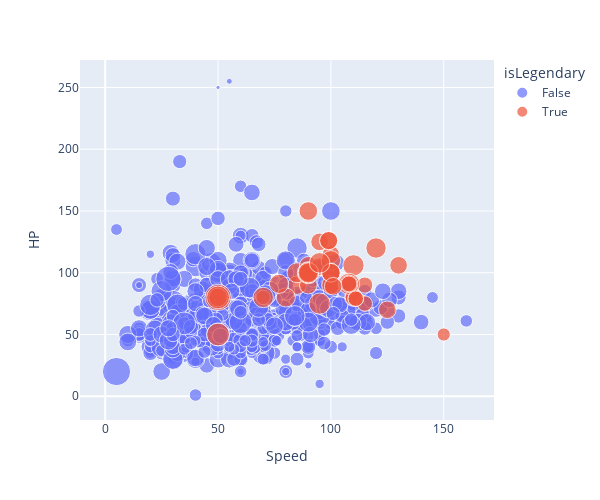

The notebook cell this image was saved under:
### Code cell
px.scatter(df,x='Speed',y='HP',color='isLegendary',height=500,width=600,size='Defense')

### Figure 1 — Plotly figure (JSON) as saved in the notebook; plotly's stock layout.template omitted (floating-point values rounded to 4 significant figures; data arrays with more than 128 entries replaced by an {"elided": "..."} marker saying what was removed)
{"data": [{"hovertemplate": "isLegendary=False<br>Speed=%{x}<br>HP=%{y}<br>Defense=%{marker.size}<extra></extra>", "legendgroup": "False", "marker": {"color": "#636efa", "size": {"elided": "675 int values"}, "sizemode": "area", "sizeref": 0.575, "symbol": "circle"}, "mode": "markers", "name": "False", "orientation": "v", "showlegend": true, "type": "scatter", "x": {"elided": "675 int values"}, "xaxis": "x", "y": {"elided": "675 int values"}, "yaxis": "y"}, {"hovertemplate": "isLegendary=True<br>Speed=%{x}<br>HP=%{y}<br>Defense=%{marker.size}<extra></extra>", "legendgroup": "True", "marker": {"color": "#EF553B", "size": [100, 85, 90, 90, 75, 85, 115, 130, 90, 200, 100, 150, 90, 80, 90, 140, 90, 100, 50, 130, 105, 70, 120, 100, 106, 110, 100, 90, 100, 120, 100, 129, 90, 72, 70, 70, 100, 120, 90, 90, 95, 95, 121, 150, 60, 120], "sizemode": "area", "sizeref": 0.575, "symbol": "circle"}, "mode": "markers", "name": "True", "orientation": "v", "showlegend": true, "type": "scatter", "x": [85, 100, 90, 130, 115, 100, 85, 110, 90, 50, 50, 50, 110, 110, 90, 90, 95, 100, 150, 95, 80, 115, 90, 100, 77, 100, 90, 125, 100, 120, 100, 108, 108, 108, 111, 111, 90, 90, 101, 95, 99, 99, 95, 50, 70, 70], "xaxis": "x", "y": [90, 90, 90, 106, 90, 115, 100, 106, 106, 80, 80, 80, 80, 80, 100, 100, 105, 100, 50, 75, 80, 75, 100, 90, 91, 110, 150, 70, 100, 120, 100, 91, 91, 91, 79, 79, 100, 100, 89, 125, 126, 126, 108, 50, 80, 80], "yaxis": "y"}], "layout": {"height": 500, "legend": {"itemsizing": "constant", "title": {"text": "isLegendary"}, "tracegroupgap": 0}, "margin": {"t": 60}, "width": 600, "xaxis": {"anchor": "y", "domain": [0, 1], "title": {"text": "Speed"}}, "yaxis": {"anchor": "x", "domain": [0, 1], "title": {"text": "HP"}}}}
